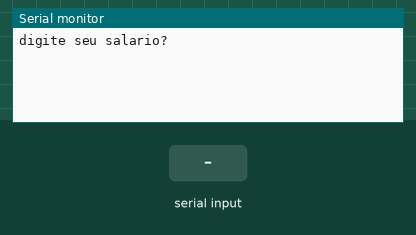
A sketch run on a simulated Arduino Uno, built with avr-gcc and run on an emulated ATmega328P. Parts: the last lines printed to the serial monitor. Inputs (shaded band) come from the test bench.

Above: at 1.2 s.
1.3 s: "90,45\n" received over Serial
At 2.1 s:
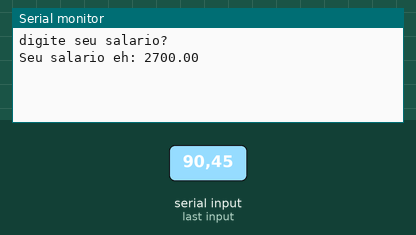
3.8 s: "30,150\n" received over Serial
At 4.6 s:
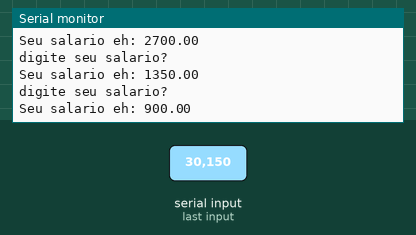
Timing chart, 0 to 6.8 s (numbered marks = the images above; inputs shaded):
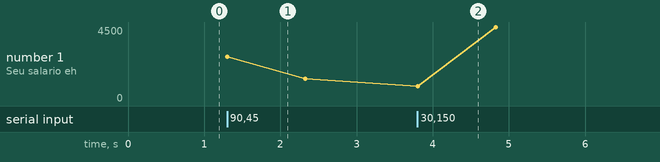

The sketch:

brave_blad_kieran2.ino
```cpp
// C++ code
//
float salario = 0;
float novosalario = 0;
void setup()

{
 Serial.begin(9600);
}

void loop()
{

    Serial.println("digite seu salario?");
while( ! Serial.available() );
 salario = Serial.parseInt();

  if (salario <= 500){
  novosalario = salario * 30;
 Serial.println("Seu salario eh: " + String(novosalario));
  } else {
 Serial.println("Voce nao tem direito a ajuste no seu salario");
  }
delay(1000);
}
```

Measured:
- after the input at 1.3 s, the serial monitor: prints a new line at once (image 1)
- after the input at 3.8 s, the serial monitor: prints a new line at once (image 2)
